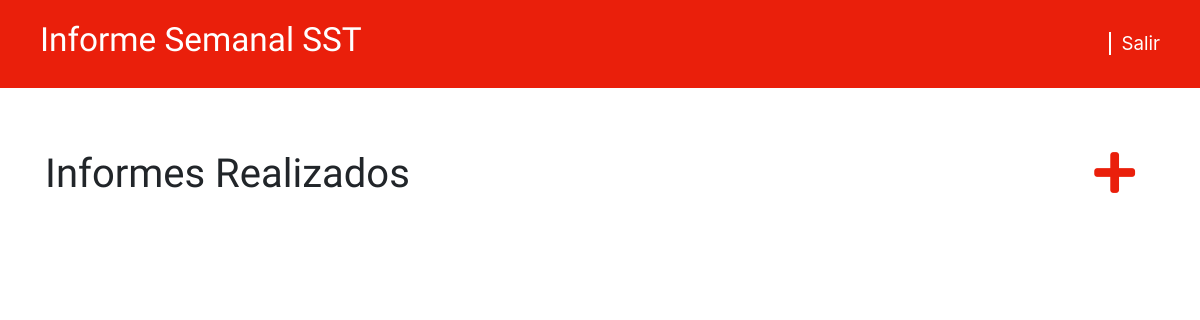
Page /informes/ (signed in) on the earlier database version.
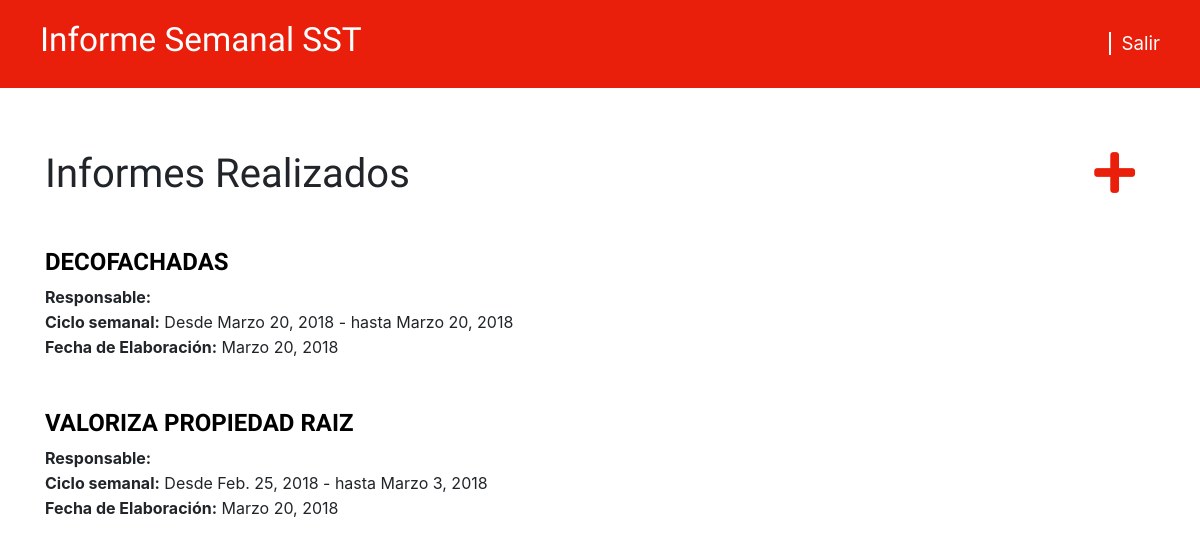
Same page on the later database version.
### semanal/models.py (models this page shows, shortened)
class Informe(models.Model):
    usuario           = models.ForeignKey('auth.User', on_delete=models.CASCADE)
    empresa           = models.CharField(max_length=30, choices=OPCIONES_EMPRESA)
    fecha_elaboracion = models.DateField(
        default=date.today,
        verbose_name="Fecha de Elaboración")
    desde = models.DateField(default=date.today)
    hasta = models.DateField(default=date.today)
    acc_laboral = models.CharField(
        max_length=30,
        choices=OPCIONES_ACCIDENTES,
        verbose_name="Accidentes Laborales")
    inc_laboral = models.CharField(
        max_length=30,
        choices=OPCIONES_INCIDENTES,
        verbose_name="Incidentes Laborales")
    licencias = models.CharField(max_length=30, choices=OPCIONES_LICENCIAS)
    memorandos = models.CharField(
        max_length=30,
        choices=OPCIONES_MEMORANDOS,
        verbose_name="Memorandos o Llamados de atención")
    suspensiones = models.CharField(max_length=30, choices=OPCIONES_SUSPENSIONES)
    pregunta = models.CharField(
        max_length=30,
        choices=OPCIONES_PREGUNTA,
        verbose_name="¿Hubo incapacidades?")
    """
    Se instalo plugin MultiSelectField para tener una lista opciones de checkbox
    Informacion en: https://pypi.python.org/pypi/django-multiselectfield
    """
    incapacidad = MultiSelectField(
        choices=OPCIONES_INCAPACIDAD,
        blank=True,
        verbose_name="Tipo de Incapacidad")
    can_incapacidades = models.CharField(
        max_length=30,
        choices=OPCIONES_CAN_INCAPACIDADES,
        blank=True,
        verbose_name="Cantidad de Incapacidades")
    tipo_accion_epp = models.CharField(
        max_length=30,
        choices=OPCIONES_ACCION,
        verbose_name="Tipo de Acción")
    fuente_hallazgo_epp = models.CharField(
        max_length=30,
        choices=OPCIONES_HALLAZGO,
        verbose_name="Fuente del Hallazgo")
    descripcion_hallazgo_epp = models.TextField(
        verbose_name="Descripción del Hallazgo")
    tipos_causas_epp = MultiSelectField(
        choices=OPCIONES_CAUSAS,
        blank=True,
        verbose_name="Tipo de Causas (Solo aplica para Acción Correctiva)")
    no_conformidad_epp = models.TextField(
        blank=True,
        verbose_name="Causas que determinaron la no conformidad (Solo \
        aplica para Acción Correctiva)")
    """
    Señale para cada causa enunciada anteriormente, el tipo al que...
    """
    causa_epp_1 = MultiSelectField(
        choices=OPCIONES_CAUSAS,
        blank=True,
        verbose_name="Causa 1")
    causa_epp_2 = MultiSelectField(
        choices=OPCIONES_CAUSAS,
        blank=True,
        verbose_name="Causa 2")
    causa_epp_3 = MultiSelectField(
        choices=OPCIONES_CAUSAS,
        blank=True,
        verbose_name="Causa 3")
    causa_epp_4 = MultiSelectField(
        choices=OPCIONES_CAUSAS,
        blank=True,
        verbose_name="Causa 4")
    causa_epp_5 = MultiSelectField(
        choices=OPCIONES_CAUSAS,
        blank=True,
        verbose_name="Causa 5")
    acciones_ejecutar_epp = models.TextField(
        verbose_name="Acciones a Ejecutar")
    """
    Responsable de la ejecucion
    """
    accion_epp_1 = MultiSelectField(
        choices=OPCIONES_RESPONSABLE,
        verbose_name="Acción 1")
    accion_epp_2 = MultiSelectField(
        choices=OPCIONES_RESPONSABLE,
        blank=True,
        verbose_name="Acción 2")
    accion_epp_3 = MultiSelectField(
        choices=OPCIONES_RESPONSABLE,
        blank=True,
        verbose_name="Acción 3")
    accion_epp_4 = MultiSelectField(
        choices=OPCIONES_RESPONSABLE,
        blank=True,
        verbose_name="Acción 4")
    accion_epp_5 = MultiSelectField(
        choices=OPCIONES_RESPONSABLE,
        blank=True,
        verbose_name="Acción 5")
    """
    Fechas límites de ejecución
    """
    fecha_ejecucion_epp_1 = models.DateField(
        verbose_name="Fecha límite de ejecución para la acción 1")
    fecha_ejecucion_epp_2 = models.DateField(
        blank=True,
        null=True,
        verbose_name="Fecha límite de ejecución para la acción 2")
    fecha_ejecucion_epp_3 = models.DateField(
        blank=True,
        null=True,
        verbose_name="Fecha límite de ejecución para la acción 3")
    fecha_ejecucion_epp_4 = models.DateField(
        blank=True,
        null=True,
        verbose_name="Fecha límite de ejecución para la acción 4")
    fecha_ejecucion_epp_5 = models.DateField(
        blank=True,
        null=True,
        verbose_name="Fecha límite de ejecución para la acción 5")
    evidencia_epp = models.FileField(
        upload_to='semanal/archivos/epp',
        verbose_name="Evidencia Fotográfica de la Inspección EPP")
    """
    Guardar el informe
    """
    """
    Cadena para representar el objeto Informe(clase) en el admin de django.
    """

### semanal/views.py (the view)
# urls.py: url(r'informes/$', views.lista_informes, name='informes'),
def lista_informes(request):
    if request.user.is_authenticated:
        if request.user.is_staff:
            informes = Informe.objects.order_by('fecha_elaboracion')
            return render(request, 'semanal/informes.html', {'informes': informes})
        else:
            informes = Informe.objects.filter(usuario=request.user).order_by('fecha_elaboracion')
            return render(request, 'semanal/informes.html', {'informes': informes})
    else:
        return render(request, 'semanal/login_error.html')

### semanal/templates/semanal/informes.html (shortened to what this page needs)
{% extends 'semanal/base.html' %}
{% block content %}
  <div>
    <a class="icono" href="{% url 'nuevo_informe' %}" title="Nuevo Informe">
      <span class="fas fa-plus"></span>
    </a>
  </div>
  <h1 class="informe">Informes Realizados</h1>
  {% for informe in informes %}
    <div class="informe">
      <h1>
        <a href="{% url 'detalle_informe' pk=informe.pk %}">{{ informe.empresa }}</a>
      </h1>
      <p>
        <strong>Responsable:</strong>
      </p>
      <div class="lineaTexto">
        <p><strong>Ciclo semanal:</strong> Desde {{ informe.desde }} - hasta {{ informe.hasta }}</p>
        <p><strong>Fecha de Elaboración:</strong> {{ informe.fecha_elaboracion }}</p>
      </div>
    </div>
  {% endfor %}
{% endblock %}

Differences in the rows shown:
added Informe: empresa "DECOFACHADAS", desde "Marzo 20, 2018", hasta "Marzo 20, 2018", fecha_elaboracion "Marzo 20, 2018"
added Informe: empresa "VALORIZA PROPIEDAD RAIZ", desde "Feb. 25, 2018", hasta "Marzo 3, 2018", fecha_elaboracion "Marzo 20, 2018"
